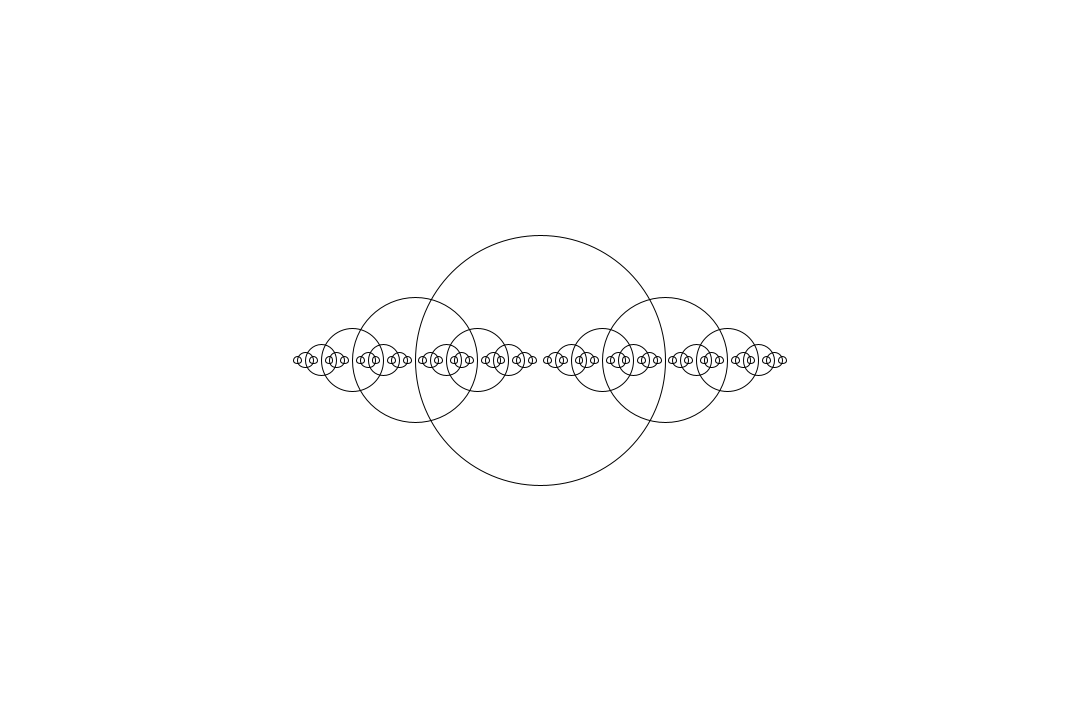
Frame 1 (no input)
Frame 60 (the mouse pressed at the canvas centre just before this capture): identical to frame 1, image omitted
Frame 120 (the mouse held since frame 60 and released just before this capture): identical to frame 1, image omitted

The Processing sketch that drew this single still picture (run headless with seeded random() and noise(); from frame 60 on, the mouse is pressed at the canvas centre):

// Processing sketch: sketch1recursiveCircles
// ── sketch1recursiveCircles.pde
void setup()
{
  size(1080,720);
}
void draw()
{
  background(255);
  noFill();
  drawCircle(width/2,height/2,250);
}
void drawCircle(float x, float y, float d)
{
  if(d < 5)
    return;
  ellipse(x,y,d,d);
  drawCircle(x+d/2,y,d/2);
  drawCircle(x-d/2,y,d/2);
}
